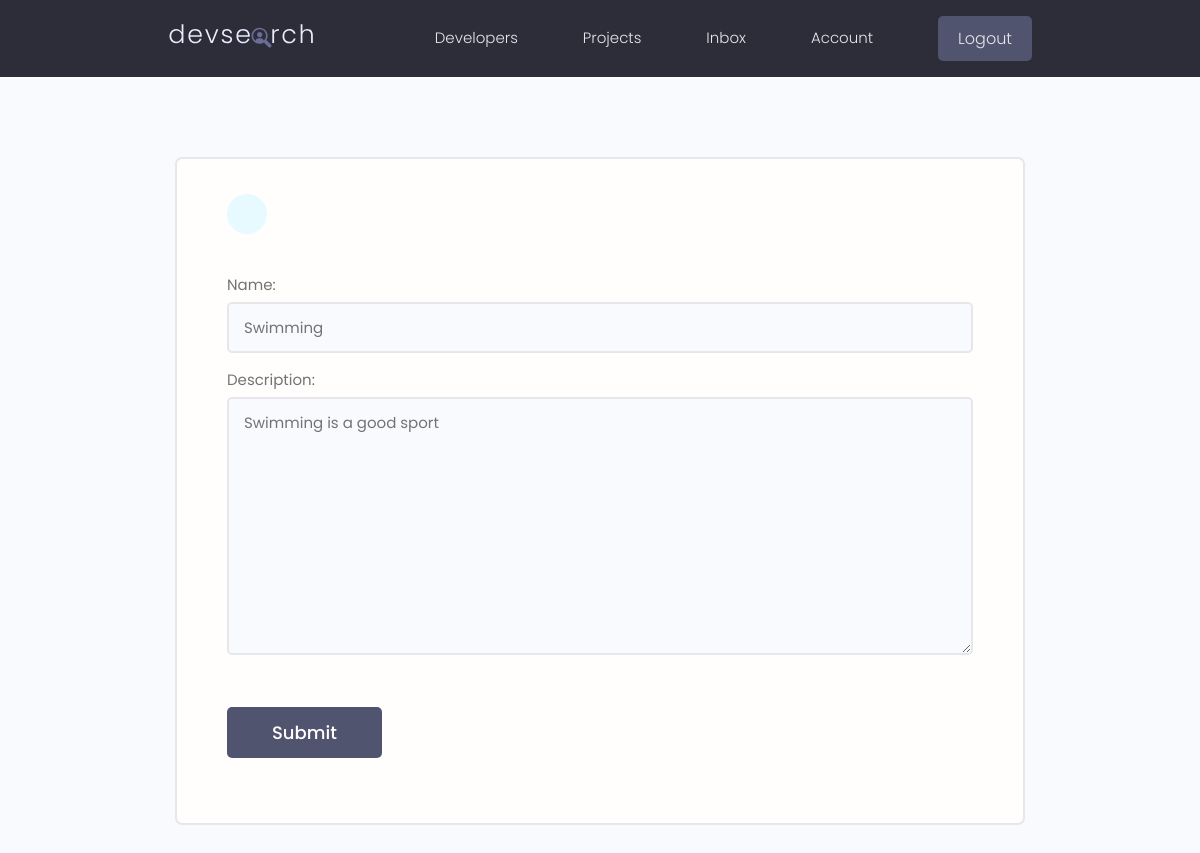
/update-skill/bc7f0bc4-31f5-4cbd-82b3-d5d2bc0d22db/ (signed in), run on an earlier commit of the app's database.
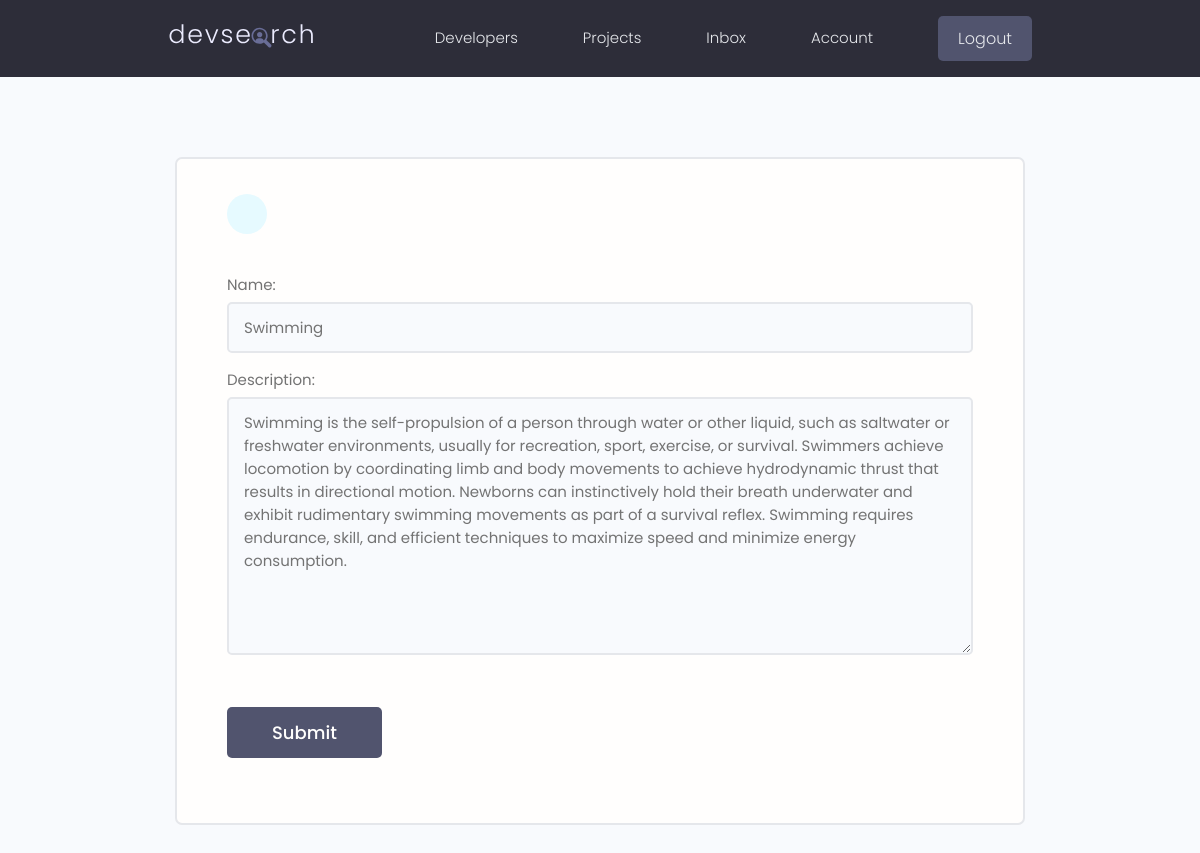
And on a later commit of the database.
### users/models.py (models this page shows, shortened)
class Skill(models.Model):
  owner = models.ForeignKey(Profile, on_delete=models.CASCADE, null=True, blank=True)
  name = models.CharField(max_length=200, null=True, blank=True)
  description = models.TextField(null=True, blank=True)
  id = models.UUIDField(default=uuid.uuid4, unique=True, primary_key=True, editable=False)
  created = models.DateTimeField(auto_now_add=True)

### users/views.py (the view)
# urls.py: path("update-skill/<str:pk>/", views.update_skill, name="update-skill"),
@login_required(login_url='login')
def update_skill(request, pk):
  profile = request.user.profile
  skill = profile.skill_set.get(id=pk)
  form = SkillForm(instance=skill)
  if request.method == 'POST':
    form = SkillForm(request.POST, instance=skill)
    if form.is_valid():
      form.save()
      messages.success(request, 'Skill was updated successfully')
      return redirect('user-account')
  context = { 'form': form }
  return render(request, 'users/skill_form.html', context)

### users/forms.py
class SkillForm(ModelForm):
    class Meta:
        model = Skill
        fields = '__all__'
        exclude = ['owner']
    def __init__(self, *args, **kwargs):
        super(SkillForm, self).__init__(*args, **kwargs)
        for name, field in self.fields.items():
            field.widget.attrs.update({'class': 'input'})

### users/templates/users/skill_form.html (shortened to what this page needs)
{% extends "main.html" %}
{% block content %}
<main class="formPage my-xl">
    <div class="content-box">
        <div class="formWrapper">
            <a class="backButton" href="{% url "user-account" %}"></a>
            <br>
            <form class="form"  action="" method="POST">
                {% for field in form %}
                  <div class="form__field">
                    <label for="formInput#text">{{ field.label }}: </label>
                      {{ field }}
                  </div>
                {% endfor %}
                <input class="btn btn--sub btn--lg  my-md" type="submit" value="Submit" />
            </form>
        </div>
    </div>
</main>
{% endblock  %}

What changed in the data, as far as the page shows it:
changed Skill "Swimming": description "Swimming is a good sport" → "Swimming is the self-propulsion of a person through water or other liquid, such as saltwater or freshwater environments, usually for recreation, sport, exercise, or survival. Swimmers achieve locomotion by coordinating limb and body movements to achieve hydrodynamic thrust that results in directional motion. Newborns can instinctively hold their breath underwater and exhibit rudimentary swimming movements as part of a survival reflex. Swimming requires endurance, skill, and efficient techniques to maximize speed and minimize energy consumption."
